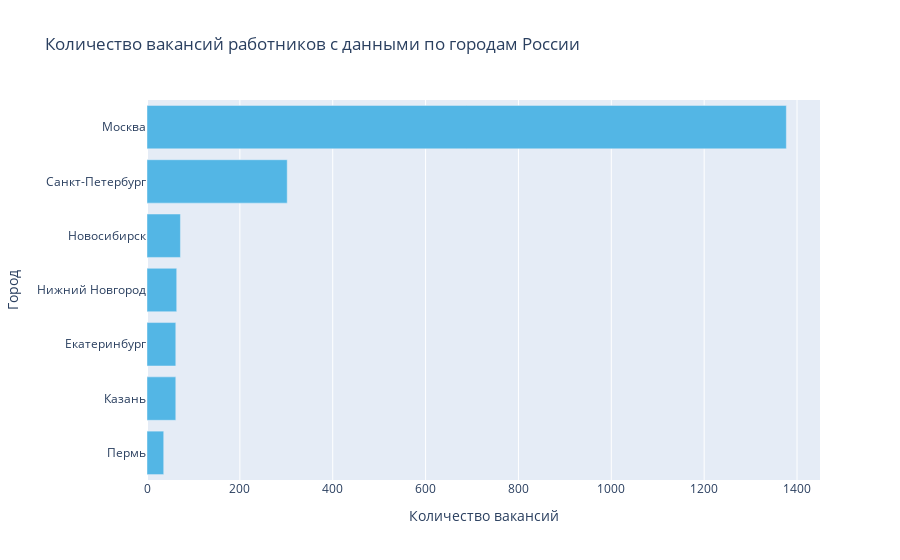

The notebook cell this image was saved under:
### Markdown cell above
Разумеется, подавляющее большинство зарплат указана в рублях. Большая часть работодателей указывает выплаты после налогообложения, "на руки".

Далее рассмотрим распределение вакансий по городам.

### Code cell
d_grouped = df.groupby(['address.city']).count().sort_values(by='id', ascending=False)[:7]

labels = d_grouped.index[::-1]
values = d_grouped['id'].values[::-1]

fig = go.Figure(data=[go.Bar(x=values, y=labels, orientation='h', marker_color='#53b6e5')])

fig.update_xaxes(title_text='Количество вакансий')
fig.update_yaxes(title_text='Город')
fig.update_layout(title='Количество вакансий работников с данными по городам России')

fig.show()

### Figure 1 — Plotly figure (JSON) as saved in the notebook; plotly's stock layout.template omitted (floating-point values rounded to 4 significant figures)
{"data": [{"marker": {"color": "#53b6e5"}, "orientation": "h", "type": "bar", "x": [36, 62, 62, 64, 72, 302, 1377], "y": ["Пермь", "Казань", "Екатеринбург", "Нижний Новгород", "Новосибирск", "Санкт-Петербург", "Москва"]}], "layout": {"title": {"text": "Количество вакансий работников с данными по городам России"}, "xaxis": {"title": {"text": "Количество вакансий"}}, "yaxis": {"title": {"text": "Город"}}}}
